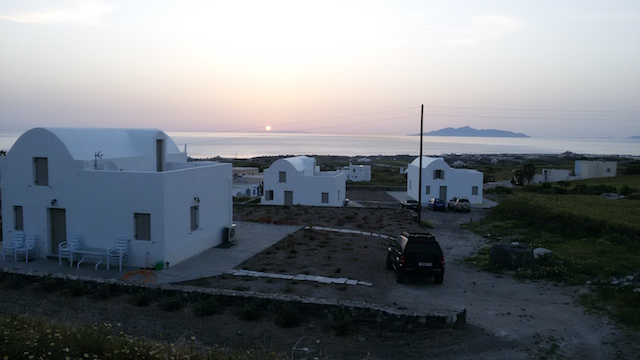
#> input picture Assign3/Sunrise_Lt.jpg, 640 x 360 px
$ python fundamental.py Sunrise_Lt.jpg Sunrise_Rt.jpg Sunrise_Rt.jpg   (Python 2 division)   (older library calls are emulated)
#> lines starting #> are read from the running program, lines starting #| are printed output that depends on the picture
from PIL import Image
import sys
sys.path.append('/usr/local/lib/python2.7/dist-packages')
sys.path.append('/usr/lib/python2.7/dist-packages')
import cv2
import numpy as np
from matplotlib import pyplot as plt

# Configuration parameters are taken as command line arguments

# Parsing arguments

# Image 1 name
image_1_name = sys.argv[1]

# Image 2 name
image_2_name = sys.argv[2]

# Method used for finding corresponding points
# 1. sift
# 2. manual
method = sys.argv[3]

count1 = 1
count2 = 1

# [73 lines left out: functions drawMatches, draw_circle, not called in this run]

img1orig = cv2.imread(image_1_name,0)  #queryimage # left image
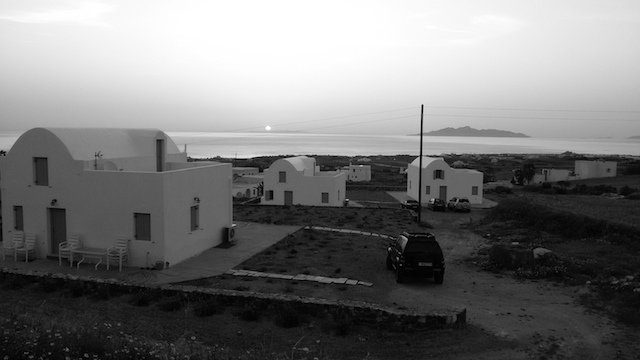
#> img1orig: shape (360, 640); min 0, max 255, mean 119.6
img2orig = cv2.imread(image_2_name,0) #trainimage # right image
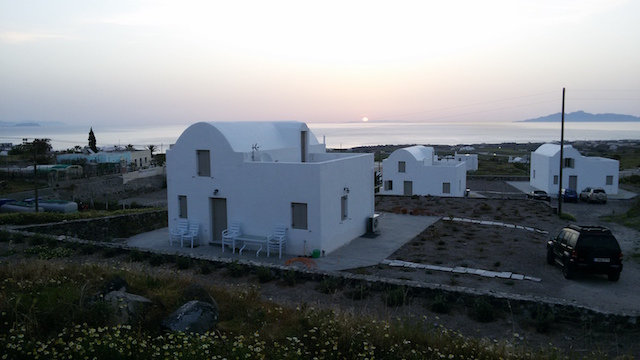
#> input picture Assign3/Sunrise_Rt.jpg, 640 x 360 px
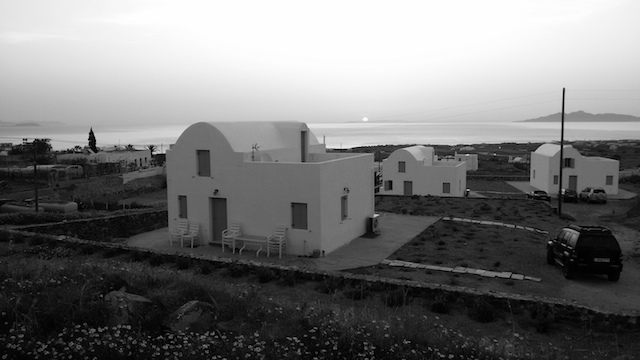
#> img2orig: shape (360, 640); min 0, max 255, mean 118.6
#img1=Image.open(image_1_name)
#img2=Image.open(image_2_name)
# Resizing both the images

img1 = cv2.resize(img1orig, (700,700))
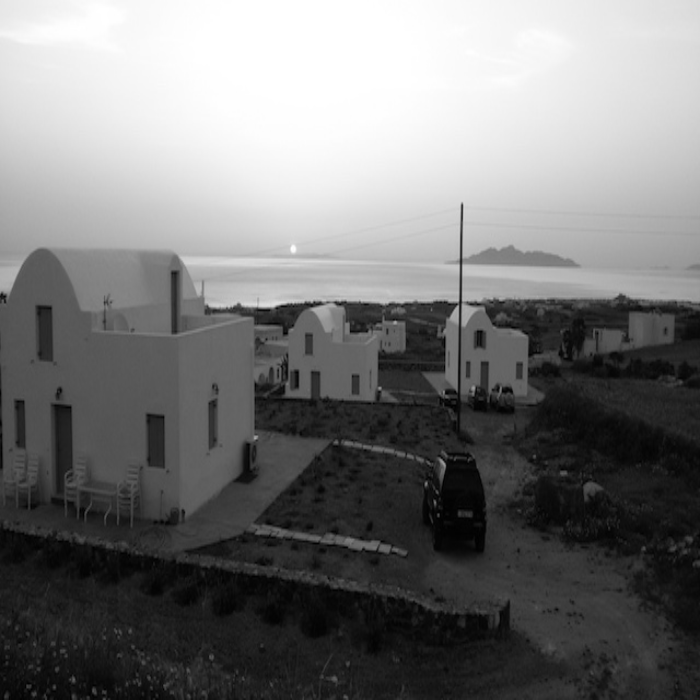
#> img1: shape (700, 700); min 0, max 255, mean 119.5
img2 = cv2.resize(img2orig, (700,700))
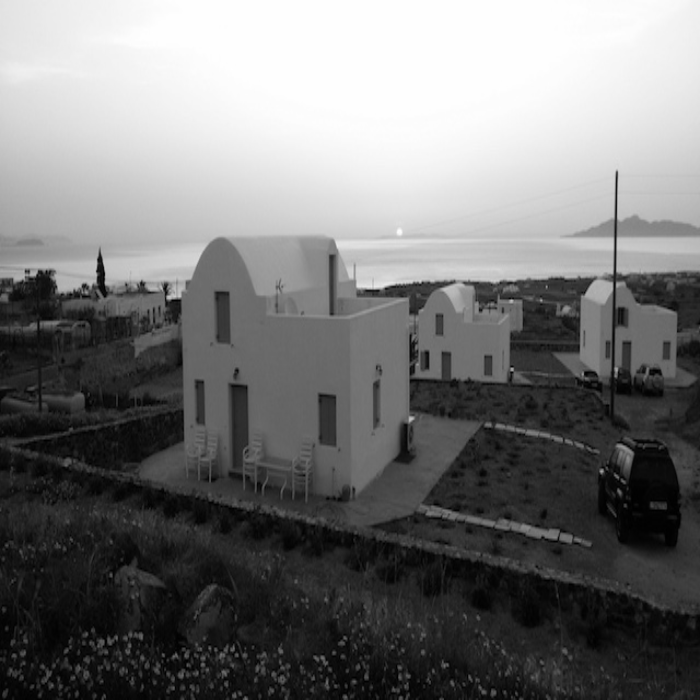
#> img2: shape (700, 700); min 0, max 255, mean 118.5

def save_points(pts1, pts2, filename1, filename2):
    np.save(filename1, pts1)
    np.save(filename2, pts2)

# [9 lines left out: functions load_points, getEpilines, not called in this run]


def skew(a):
    return np.array([[0,-a[2],a[1]],[a[2],0,-a[0]],[-a[1],a[0],0]])

# [37 lines left out: functions getEpipoles, get_3D_coordinates, not called in this run]


good = []
pts1 = []
pts2 = []
ptsr = np.zeros((2,2))
ptsl = np.zeros((2,2))
#----------------------------------------#
# Findiing corresponding points
#----------------------------------------#

# Method 1: Using SIFT

#(i) PART
if (method=="sift"):

    '''sift = cv2.SIFT()
    # find the keypoints and descriptors with SIFT
	kp1, des1 = sift.detectAndCompute(img1,None)
	kp2, des2 = sift.detectAndCompute(img2,None)

    # FLANN parameters
	FLANN_INDEX_KDTREE = 0
	index_params = dict(algorithm = FLANN_INDEX_KDTREE, trees = 5)
	search_params = dict(checks=50)
	flann = cv2.FlannBasedMatcher(index_params,search_params)
	matches = flann.knnMatch(des1,des2,k=2)

    # ratio test as per Lowe's paper
	for i,(m,n) in enumerate(matches):
		if m.distance < 0.8*n.distance:
			good.append(m)
			pts2.append(kp2[m.trainIdx].pt)
			pts1.append(kp1[m.queryIdx].pt)
    # We select only inlier points
    # pts1 = pts1[mask.ravel()==1]
    # pts2 = pts2[mask.ravel()==1]
    '''
    orb = cv2.ORB(1000, 2.5)

	# Detect keypoints of original image
    (kp1,des1) = orb.detectAndCompute(img1, None)


	# Detect keypoints of rotated image
    (kp2,des2) = orb.detectAndCompute(img2, None)

	# Create matcher
    bf = cv2.BFMatcher(cv2.NORM_HAMMING, crossCheck=True)

	# Do matching
    matches = bf.match(des1,des2)

	# Sort the matches based on distance.  Least distance
	# is better
    matches = sorted(matches, key=lambda val: val.distance)

	# Show only the top 10 matches - also save a copy for use later
    out,pt1,pt2 = drawMatches(img1, kp1, img2, kp2, matches[:8])
    pts1=np.array(pt1)
    pts2=np.array(pt2)


# Method 2: Using manual selection

elif (method=="manual"):

    # Display both the images to manually select the corresponding points in them

    cv2.namedWindow('First Image')
    cv2.setMouseCallback('First Image',draw_circle,param=1)
    cv2.namedWindow('Second Image')
    cv2.setMouseCallback('Second Image',draw_circle,param=2)
    while(1):
        cv2.imshow('Second Image',img2)
        cv2.imshow('First Image',img1)
        if cv2.waitKey(20) & 0xFF == 27:
            break

    cv2.destroyAllWindows()

    save_points(pts1, pts2, "pts1","pts2")


pts1 = np.float32(pts1)
pts2 = np.float32(pts2)

#----------------------------------------#
# Computing fundamental Matrix
#----------------------------------------#

#(ii) PART
#> (the run stopped early here; a loop or call above may not have finished)
